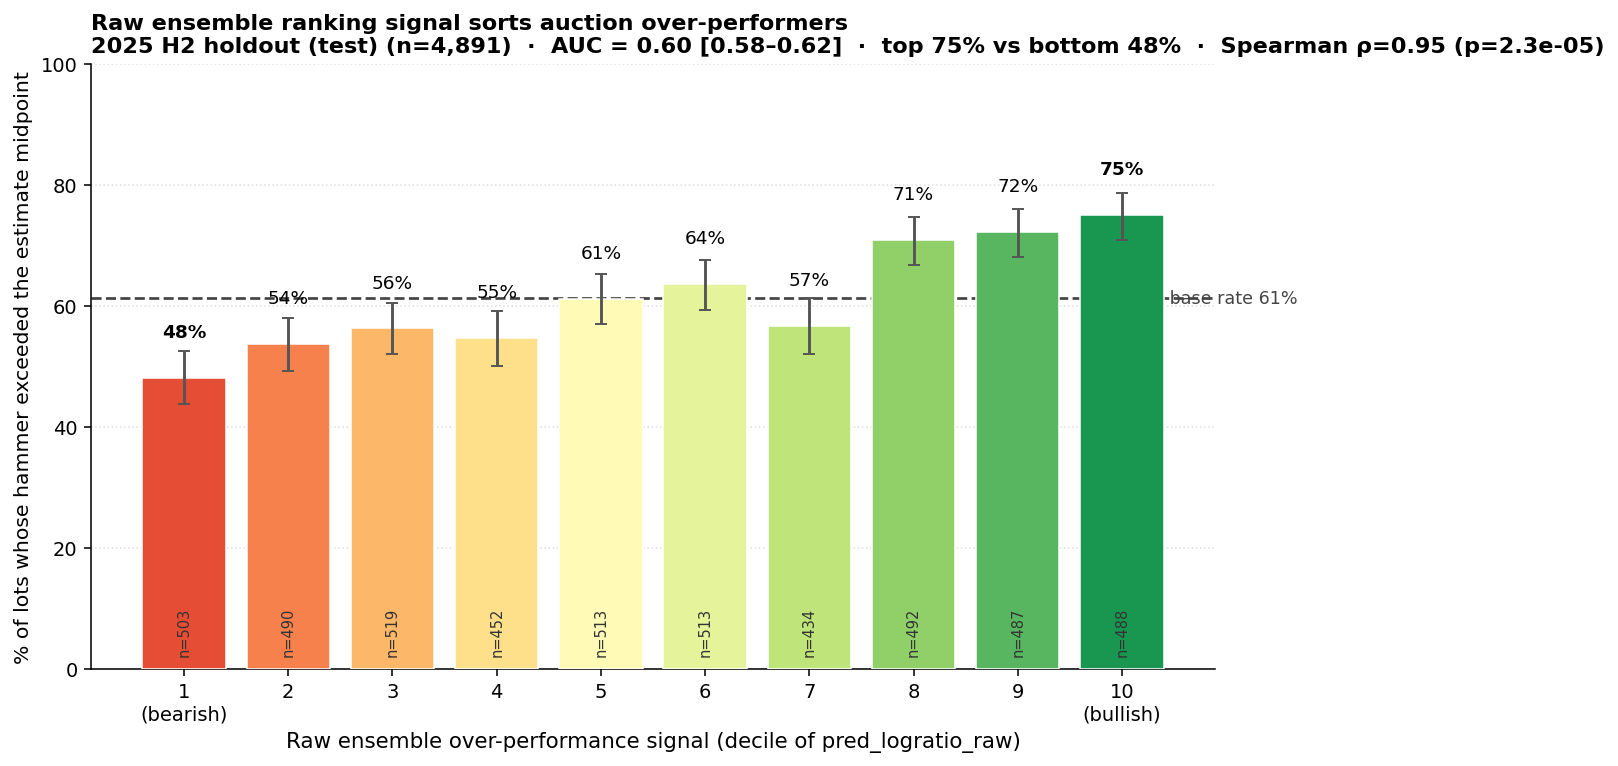

Reproduce this figure in Python.
"""Decile-lift chart: does the RAW ensemble ranking signal sort auction over/under-performers?

Bins the held-out **2025 H2 test set** (never used to fit calibration, Stage-C
shrink, or CQR — unlike 2025 H1 validation) by the model's *unshrunk* belief
(`pred_logratio_raw`) about whether a lot will exceed its presale **estimate
midpoint**, and plots the share of lots in each decile that actually did. A
monotonic staircase = real ranking skill the MedAPE hides.

Every bar carries a 95% Wilson confidence interval and its sample count, the
headline AUC carries a bootstrap CI, and a Spearman rank test makes the
monotonicity claim formal rather than visual.

Run:  python figures/decile_lift.py
"""
import os
import numpy as np
import pandas as pd
from sklearn.metrics import roc_auc_score
from scipy.stats import spearmanr
import matplotlib.pyplot as plt

HERE = os.path.dirname(os.path.abspath(__file__))
PRED = os.path.join(HERE, "..", "models_eval", "eval_predictions.parquet")

d = pd.read_parquet(PRED)
# Test-only: 2025 H2. The 2025 H1 validation rows were used to FIT calibration /
# Stage-C / CQR, so including them would be in-sample. Fall back gracefully if the
# split tag is absent (older artifact).
if "split" in d.columns:
    d = d[d["split"] == "test"].copy()
PERIOD = "2025 H2 holdout (test)"

y, e = d.sold_price.values, d.estimate_mid.values
beat = (y > e).astype(int)                 # did the hammer exceed the estimate MIDPOINT?
score = d.pred_logratio_raw.values         # model's unshrunk residual belief
base = beat.mean() * 100
auc = roc_auc_score(beat, score)

# Artist-CLUSTERED bootstrap CI for AUC: lots by the same artist are correlated, so
# we resample whole artists (not individual lots) — a wider, honest interval.
rng = np.random.default_rng(0)
artist = d.artist.astype(str).values
groups = {a: np.where(artist == a)[0] for a in np.unique(artist)}
gkeys = list(groups.keys())
boot = []
for _ in range(2000):
    pick = rng.choice(len(gkeys), len(gkeys), replace=True)
    idx = np.concatenate([groups[gkeys[k]] for k in pick])
    if beat[idx].min() != beat[idx].max():
        boot.append(roc_auc_score(beat[idx], score[idx]))
auc_lo, auc_hi = np.percentile(boot, [2.5, 97.5])

dec = pd.qcut(score, 10, labels=False, duplicates="drop")
g = pd.DataFrame({"dec": dec, "beat": beat})
grp = g.groupby("dec")["beat"]
pct = grp.mean().values * 100
cnt = grp.count().values


def _wilson(k, nn, z=1.96):
    if nn == 0:
        return 0.0, 0.0
    p = k / nn
    den = 1 + z**2 / nn
    c = (p + z**2 / (2 * nn)) / den
    half = z * np.sqrt(p * (1 - p) / nn + z**2 / (4 * nn**2)) / den
    return (c - half) * 100, (c + half) * 100


ci = [_wilson(int(round(p / 100 * c)), int(c)) for p, c in zip(pct, cnt)]
err_lo = [p - lo for p, (lo, hi) in zip(pct, ci)]
err_hi = [hi - p for p, (lo, hi) in zip(pct, ci)]

# Formal monotonicity: Spearman rank correlation between decile index and beat-rate
rho, rho_p = spearmanr(np.arange(len(pct)), pct)

fig, ax = plt.subplots(figsize=(9.5, 5.6), dpi=140)
colors = plt.cm.RdYlGn(np.linspace(0.15, 0.90, len(pct)))
bars = ax.bar(range(1, len(pct) + 1), pct, color=colors, edgecolor="white",
              linewidth=0.8, zorder=3,
              yerr=[err_lo, err_hi], capsize=3, ecolor="#555")

ax.axhline(base, ls="--", lw=1.4, color="#444", zorder=2)
ax.text(len(pct) + 0.4, base, f" base rate {base:.0f}%", va="center", ha="left",
        fontsize=9, color="#444")

# Label EVERY bar with its rate and n (auditable)
for i, (b, p, c) in enumerate(zip(bars, pct, cnt), start=1):
    ax.text(b.get_x() + b.get_width() / 2, p + max(err_hi) + 1.5, f"{p:.0f}%",
            ha="center", va="bottom", fontsize=9.5,
            fontweight="bold" if i in (1, len(pct)) else "normal")
    ax.text(b.get_x() + b.get_width() / 2, 2, f"n={c}", ha="center", va="bottom",
            fontsize=7.5, color="#333", rotation=90)

ax.set_xticks(range(1, len(pct) + 1))
ax.set_xticklabels(["1\n(bearish)"] + [str(i) for i in range(2, len(pct))] + [f"{len(pct)}\n(bullish)"])
ax.set_xlabel("Raw ensemble over-performance signal (decile of pred_logratio_raw)", fontsize=11)
ax.set_ylabel("% of lots whose hammer exceeded the estimate midpoint", fontsize=10.5)
ax.set_ylim(0, 100)
ax.set_title("Raw ensemble ranking signal sorts auction over-performers\n"
             f"{PERIOD} (n={len(d):,})  ·  AUC = {auc:.2f} [{auc_lo:.2f}–{auc_hi:.2f}]  ·  "
             f"top {pct[-1]:.0f}% vs bottom {pct[0]:.0f}%  ·  Spearman ρ={rho:.2f} (p={rho_p:.1e})",
             fontsize=11.5, fontweight="bold", loc="left")
ax.spines[["top", "right"]].set_visible(False)
ax.grid(axis="y", ls=":", alpha=0.4, zorder=0)
ax.set_axisbelow(True)
fig.tight_layout()

OUT = os.path.join(HERE, "decile_lift.png")
fig.savefig(OUT, bbox_inches="tight")
print(f"period={PERIOD}  n={len(d):,}")
print(f"AUC={auc:.3f}  95% CI [{auc_lo:.3f}, {auc_hi:.3f}]  base={base:.1f}%")
print(f"bottom decile={pct[0]:.1f}% (n={cnt[0]})  top decile={pct[-1]:.1f}% (n={cnt[-1]})")
print(f"Spearman monotonicity: rho={rho:.3f}  p={rho_p:.2e}")
print(f"saved -> {OUT}")
